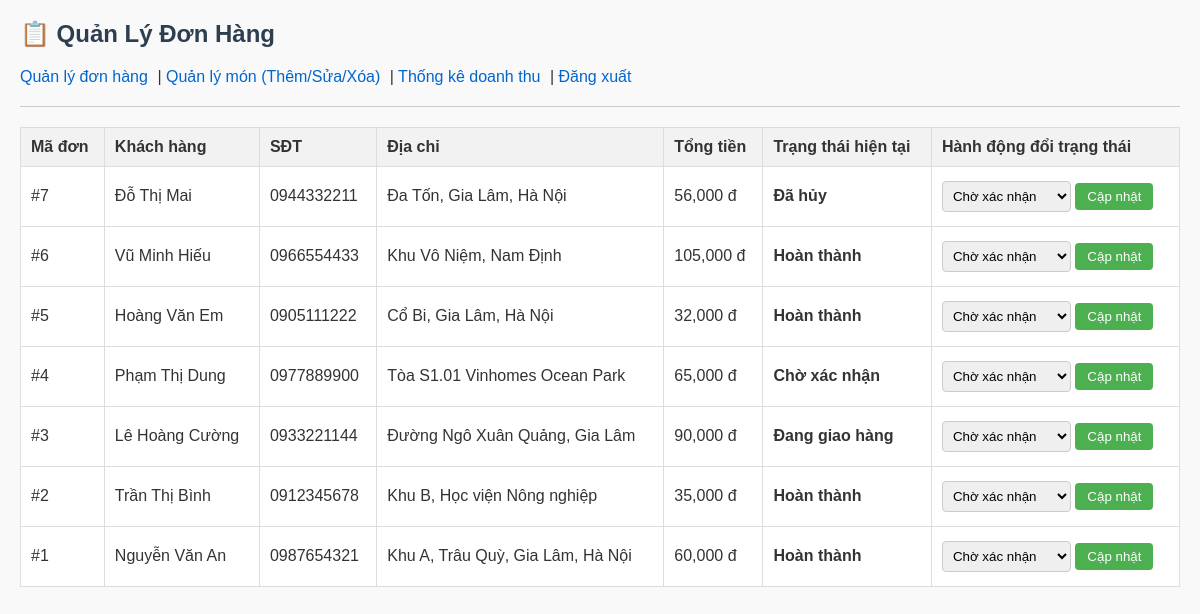
Screenshot of /admin/quan-ly-don.php (signed in) with the database file from the repository.
### tables this page shows
CREATE TABLE IF NOT EXISTS donhang (
    id INT AUTO_INCREMENT PRIMARY KEY,
    ten_khach VARCHAR(255) NOT NULL,
    sdt VARCHAR(20) NOT NULL,
    dia_chi TEXT NOT NULL,
    tong_tien INT NOT NULL,
    trang_thai VARCHAR(50) DEFAULT 'Chờ xác nhận',
    ngay_dat DATETIME NOT NULL
);

### admin/quan-ly-don.php (the view, shortened to what this page needs)
<?php
include '../ketnoi.php';
?>
<!DOCTYPE html>
<html lang="en">
<head><meta charset="UTF-8"><title>Quản lý đơn hàng</title>
    <link rel="stylesheet" href="../style.css">
</head>
<body style="font-family: Arial; margin: 20px;">
    <h2>📋 Quản Lý Đơn Hàng</h2>
    <p>
        <a href="quan-ly-don.php">Quản lý đơn hàng</a> |
        <a href="quan-ly-mon.php">Quản lý món (Thêm/Sửa/Xóa)</a> |
        <a href="thong-ke.php">Thống kê doanh thu</a> |
        <a href="dang-xuat.php">Đăng xuất</a>
    </p>
    <hr>
    <table border="1" cellpadding="10" cellspacing="0" width="100%">
        <tr style="background: #f2f2f2;">
            <th>Mã đơn</th>
            <th>Khách hàng</th>
            <th>SĐT</th>
            <th>Địa chỉ</th>
            <th>Tổng tiền</th>
            <th>Trạng thái hiện tại</th>
            <th>Hành động đổi trạng thái</th>
        </tr>
        <?php
        $ds = $conn->query("SELECT * FROM donhang ORDER BY id DESC");
        while ($row = $ds->fetch_assoc()) {
            echo "<tr>";
            echo "<td>#" . $row['id'] . "</td>";
            echo "<td>" . $row['ten_khach'] . "</td>";
            echo "<td>" . $row['sdt'] . "</td>";
            echo "<td>" . $row['dia_chi'] . "</td>";
            echo "<td>" . number_format($row['tong_tien']) . " đ</td>";
            echo "<td><b>" . $row['trang_thai'] . "</b></td>";
            echo "<td>
                    <form method='POST'>
                        <input type='hidden' name='donhang_id' value='".$row['id']."'>
                        <select name='trang_thai'>
                            <option value='Chờ xác nhận'>Chờ xác nhận</option>
                            <option value='Đang pha chế'>Đang pha chế</option>
                            <option value='Đang giao hàng'>Đang giao hàng</option>
                            <option value='Hoàn thành'>Hoàn thành</option>
                            <option value='Đã hủy'>Đã hủy</option>
                        </select>
                        <button type='submit' name='cap_nhat_trang_thai'>Cập nhật</button>
                    </form>
                  </td>";
            echo "</tr>";
        }
        ?>
    </table>
</body>
</html>

### css/style.css (style rules this page uses)
body { font-family: Arial, sans-serif; margin: 30px; background-color: #f9f9f9; color: #333; }
h2, h3 { color: #2c3e50; }
a { color: #0066cc; text-decoration: none; margin-right: 5px; }
table { width: 100%; border-collapse: collapse; background-color: #fff; margin-top: 15px; margin-bottom: 15px; }
th, td { padding: 10px; text-align: left; border: 1px solid #ddd; }
th { background-color: #f2f2f2; }
input[type="text"], input[type="password"], input[type="number"], select { padding: 6px; margin: 4px 0; border: 1px solid #ccc; border-radius: 4px; }
button { padding: 6px 12px; background-color: #4CAF50; color: white; border: none; border-radius: 4px; cursor: pointer; }
hr { border: 0; border-top: 1px solid #ccc; margin: 20px 0; }

### rows the page displays
donhang: id "7", ten_khach "Đỗ Thị Mai", sdt "0944332211", dia_chi "Đa Tốn, Gia Lâm, Hà Nội", tong_tien "56,000", trang_thai "Đã hủy"
donhang: id "6", ten_khach "Vũ Minh Hiếu", sdt "0966554433", dia_chi "Khu Vô Niệm, Nam Định", tong_tien "105,000", trang_thai "Hoàn thành"
donhang: id "5", ten_khach "Hoàng Văn Em", sdt "0905111222", dia_chi "Cổ Bi, Gia Lâm, Hà Nội", tong_tien "32,000", trang_thai "Hoàn thành"
donhang: id "4", ten_khach "Phạm Thị Dung", sdt "0977889900", dia_chi "Tòa S1.01 Vinhomes Ocean Park", tong_tien "65,000", trang_thai "Chờ xác nhận"
donhang: id "3", ten_khach "Lê Hoàng Cường", sdt "0933221144", dia_chi "Đường Ngô Xuân Quảng, Gia Lâm", tong_tien "90,000", trang_thai "Đang giao hàng"
donhang: id "2", ten_khach "Trần Thị Bình", sdt "0912345678", dia_chi "Khu B, Học viện Nông nghiệp", tong_tien "35,000", trang_thai "Hoàn thành"
donhang: id "1", ten_khach "Nguyễn Văn An", sdt "0987654321", dia_chi "Khu A, Trâu Quỳ, Gia Lâm, Hà Nội", tong_tien "60,000", trang_thai "Hoàn thành"
